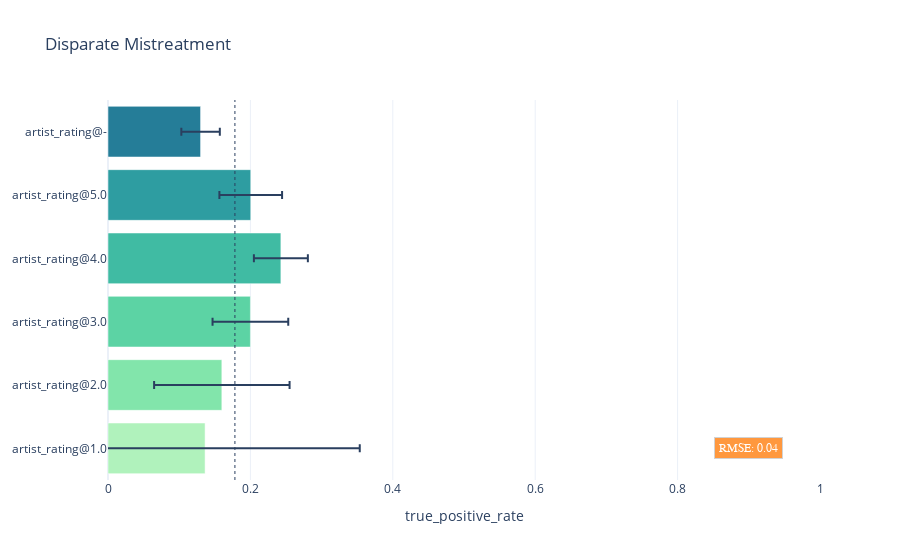

Notebook code for this chart:
### Code cell
dm.show(title = "Disparate Mistreatment")

### Figure 1 — Plotly figure (JSON) as saved in the notebook; plotly's stock layout.template omitted (floating-point values rounded to 4 significant figures)
{"data": [{"error_x": {"array": [0.2172, 0.09514, 0.05316, 0.03791, 0.04401, 0.02703], "type": "data"}, "marker": {"color": [0, 1, 2, 3, 4, 5], "colorscale": [[0, "rgb(176, 242, 188)"], [0.1667, "rgb(137, 232, 172)"], [0.3333, "rgb(103, 219, 165)"], [0.5, "rgb(76, 200, 163)"], [0.6667, "rgb(56, 178, 163)"], [0.8333, "rgb(44, 152, 160)"], [1, "rgb(37, 125, 152)"]]}, "orientation": "h", "type": "bar", "x": [0.1364, 0.1599, 0.2, 0.2428, 0.2005, 0.13], "y": ["artist_rating@1.0", "artist_rating@2.0", "artist_rating@3.0", "artist_rating@4.0", "artist_rating@5.0", "artist_rating@-"]}], "layout": {"annotations": [{"align": "center", "bgcolor": "#ff7f0e", "bordercolor": "#c7c7c7", "borderpad": 4, "borderwidth": 1, "font": {"color": "#ffffff", "family": "Courier New, monospace", "size": 12}, "opacity": 0.8, "showarrow": false, "text": "RMSE: 0.04", "x": 0.9, "xref": "x", "y": 0, "yref": "y"}], "legend": {"orientation": "h", "y": -0.2}, "shapes": [{"line": {"dash": "dot", "width": 1}, "type": "line", "x0": 0.1783, "x1": 0.1783, "xref": "x", "y0": 0, "y1": 1, "yref": "paper"}], "title": {"text": "Disparate Mistreatment"}, "xaxis": {"range": [0, 1], "title": {"text": "true_positive_rate"}}}}
